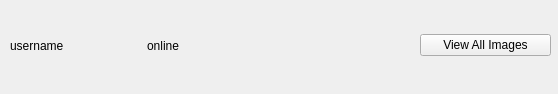
<?xml version="1.0" encoding="UTF-8"?>
<ui version="4.0">
 <class>onlineUser</class>
 <widget class="QWidget" name="onlineUser">
  <property name="geometry">
   <rect>
    <x>0</x>
    <y>0</y>
    <width>558</width>
    <height>94</height>
   </rect>
  </property>
  <property name="windowTitle">
   <string>Form</string>
  </property>
  <widget class="QWidget" name="layoutWidget">
   <property name="geometry">
    <rect>
     <x>10</x>
     <y>10</y>
     <width>541</width>
     <height>71</height>
    </rect>
   </property>
   <layout class="QHBoxLayout" name="horizontalLayout">
    <item>
     <widget class="QLabel" name="label_username">
      <property name="text">
       <string>username</string>
      </property>
     </widget>
    </item>
    <item>
     <widget class="QLabel" name="label_online">
      <property name="text">
       <string>online</string>
      </property>
     </widget>
    </item>
    <item>
     <widget class="QLabel" name="label_status">
      <property name="text">
       <string/>
      </property>
     </widget>
    </item>
    <item>
     <widget class="QPushButton" name="pushButton_viewAllImages">
      <property name="text">
       <string>View All Images</string>
      </property>
     </widget>
    </item>
   </layout>
  </widget>
 </widget>
 <resources/>
 <connections/>
</ui>
